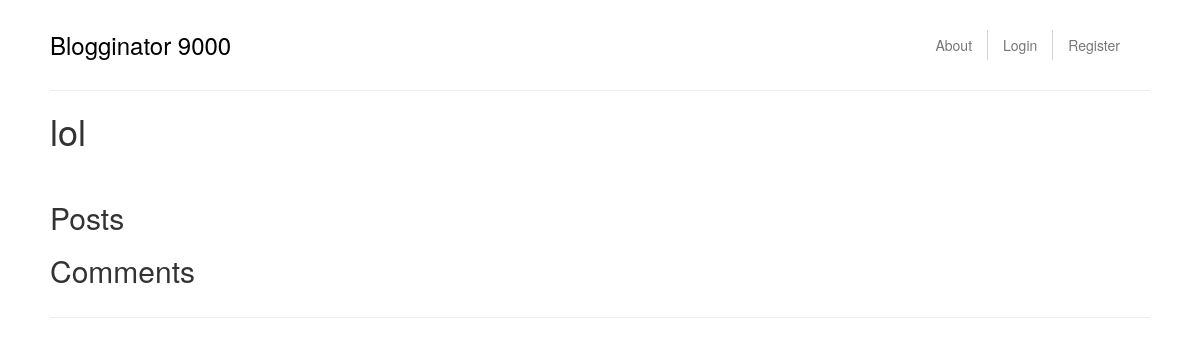
Page /user/lol on the earlier database version.
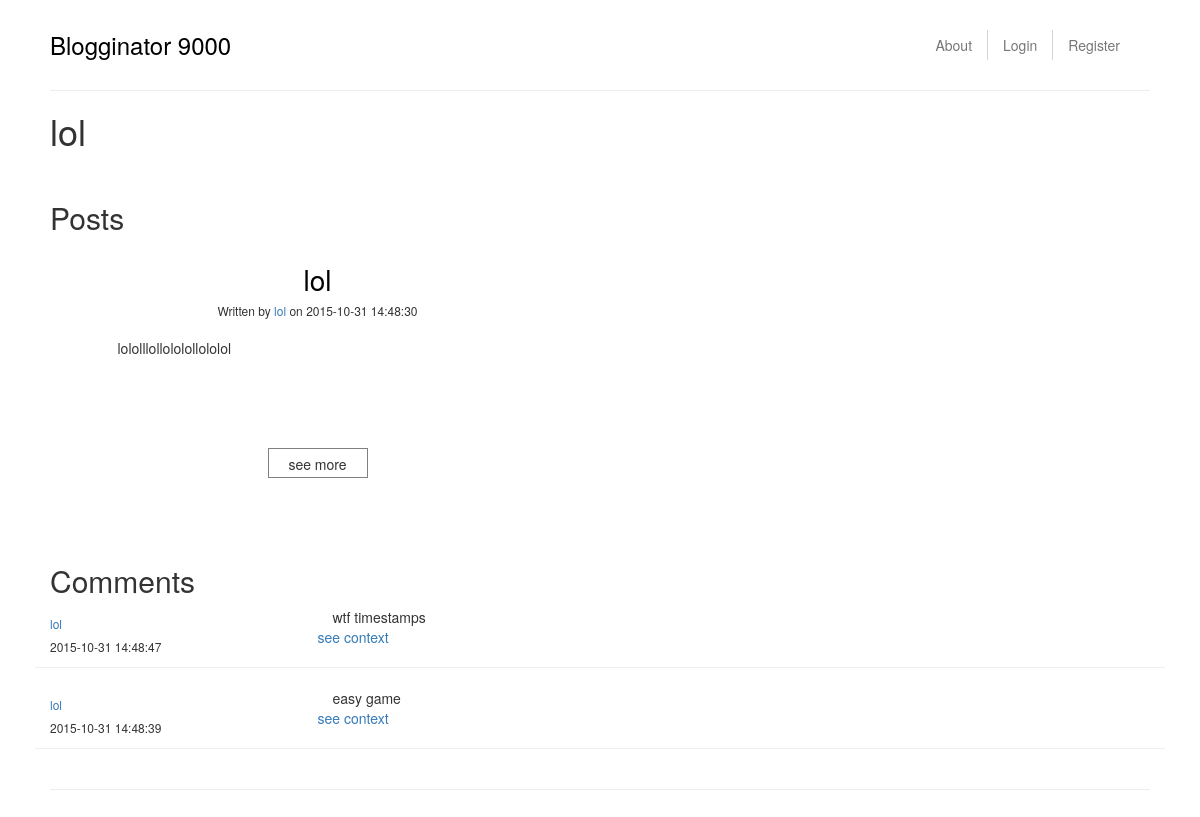
Same page on the later database version.
### tables this page shows
CREATE TABLE post (title text, body text, postid INTEGER PRIMARY KEY, userid text, timestamp DATETIME, CHECK(title <> ''), CHECK(body <> ''));

CREATE TABLE comment (body text, id INTEGER PRIMARY KEY, postid int, userid text, timestamp DATETIME, CHECK(body <> ''));

### bloginator9000.py (the view)
@app.route("/user/<userid>")
@diagnostic.funcTime
def profile(userid):
    return render_template("profile.html", current_user=session.get('user'), profile_user=userid, blogitems=database.getPost("userid", userid), comments=database.getComments("userid", userid))

### database.py (called while the page is built)
@diagnostic.funcTime
def getPost(key, postid):
    conn = sqlite3.connect("bloginator9000.db")
    c = conn.cursor()
    c.execute("select * from post where {} = '{}'".format(key, postid))
    data = c.fetchall()
    data = [dict(zip(['title', 'blogtext', 'postid', 'username', 'date'], each))
            for each in data]
    return data

@diagnostic.funcTime
def getComments(key, postid):
    conn = sqlite3.connect("bloginator9000.db")
    c = conn.cursor()
    c.execute(
        "select * from comment where {} = '{}' order by timestamp".format(key, postid))
    data = c.fetchall()
    data.reverse()
    data = [dict(zip(['commenttext', 'commentid', 'postid',
                      'username', 'date'], each)) for each in data]
    return data

### templates/profile.html (shortened to what this page needs)
{% extends "master.html" %}
{% block body %}
<h1>{{profile_user}}</h1>
<br>
<h2>Posts</h2>
{% for blogitem in blogitems %}
  {% if (loop.index % 2) == 1 %}
    <div class="row blog-row">
  {% endif %}
  <div class="col-md-6 col-sm-12 blog-post">
    <h3 class="blog-title text-center">{{blogitem.title}}</h3>
    <h6 class="blog-writer text-center">Written by <a href="#">{{blogitem.username}}</a> on {{blogitem.date}}</h6>
    <p class="blog-text">{{blogitem.blogtext}}</p>
    <div class ="see-more-contain">
      <form action="/post/{{blogitem.postid}}">
        <button class="see-more">see more</button>
      </form>
    </div>
  </div>
  {% if loop.last %}
    {% if (loop.index % 2) == 1 %}
      </div>
    {% endif %}
  {% endif %}
{% endfor %}
  <h2>Comments</h2>
  <div class='row comment-row'>
    {% for comment in comments %}
    <div class="col-md-3">
      <h6 class="comment-user"><a href="#">{{comment.username}}</a></h6>
      <h6>{{comment.date}}</h6>
    </div>
    <div class="col-md-9">
      <div class="comment">
	{{comment.commenttext}}
      </div>
    </div>
    <a href="/post/{{comment.postid}}">see context</a>
    <hr>
    {% endfor %}
  </div>
  <hr>
{% endblock %}

### templates/master.html (shortened to what this page needs)
<!DOCTYPE html>
<html>
  <head>
    <link rel="stylesheet" href="http://maxcdn.bootstrapcdn.com/bootstrap/3.3.5/css/bootstrap.min.css">
    <link rel="stylesheet" href="{{url_for('static', filename='styles.css')}}">
  </head>
  <body>
    <div class="contain">
      <nav class="navbar navbar-default">
        <div class="container-fluid">
          <div class="navbar-header">
            <a class="navbar-brand" href="/">Blogginator 9000</a>
          </div>
          <div class="collapse navbar-collapse" id="bs-example-navbar-collapse-1">
            <ul class="nav navbar-nav navbar-right">
              <li class="link-border"><a class="navlink" href="/about">About</a></li>
              {% if current_user is not none %}
              <li><a class="navlink" href="/logout">Logout</a></li>
              {% else %}
              <li class="link-border"><a class="navlink" href="/login">Login</a></li>
              <li><a class="navlink" href="/register">Register</a></li>
              {% endif %}
            </ul>
          </div>
        </div>
      </nav>
      <hr>
      {% block body %}{% endblock %}
    </div>
  </body>
</html>

### static/styles.css (style rules this page uses)
.contain { padding-left: 50px; padding-right: 50px; margin-left: auto; margin-right: auto; padding-top: 20px; padding-bottom: 80px; }
.navbar { background: transparent; border: none; margin-bottom: 10px; }
.navbar-brand { font-size: 24px; color: black !important; }
.navbar-header { margin-left: auto; margin-right: auto; margin-left: -15px !important; }
.navlink { padding-bottom: 10px; padding-top: 5px !important }
.link-border { border-right: 1px solid lightgray; }
.nav li { height: 30px; }
.nav { padding-top: 10px; }
.blog-title { font-weight: normal; color: black; font-size: 28px; }
.blog-post { margin-right: auto; margin-left: auto; height: 300px; }
.see-more { margin-left: auto; margin-right: auto; width: 100px; text-align: center; background-color: transparent; border: 1px solid gray; height: 30px; padding-top: 4px; }
.see-more-contain { margin-left: auto; margin-right: auto; width: 100px; }
.blog-text { margin-top: 20px; max-width: 400px; margin-left: auto; margin-right: auto; text-align: justify; min-height: 100px; max-height: 150px; overflow: hidden; }
.comment-row { margin-top: 10px; }
.comment-user { color: black; }

Differences in the rows shown:
added post: title "lol", username "lol", date "2015-10-31 14:48:30", blogtext "lololllollololollololol"
added comment: username "lol", date "2015-10-31 14:48:47", commenttext "wtf timestamps"
added comment: username "lol", date "2015-10-31 14:48:39", commenttext "easy game"
